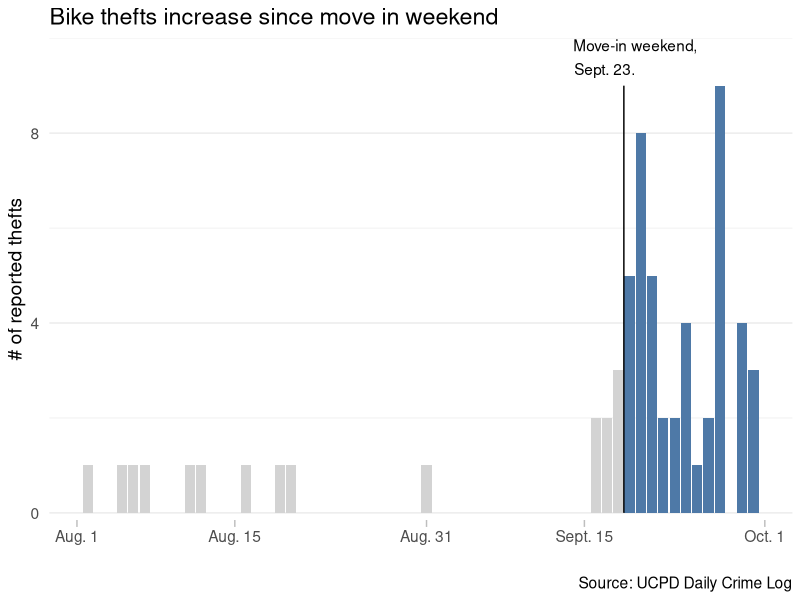
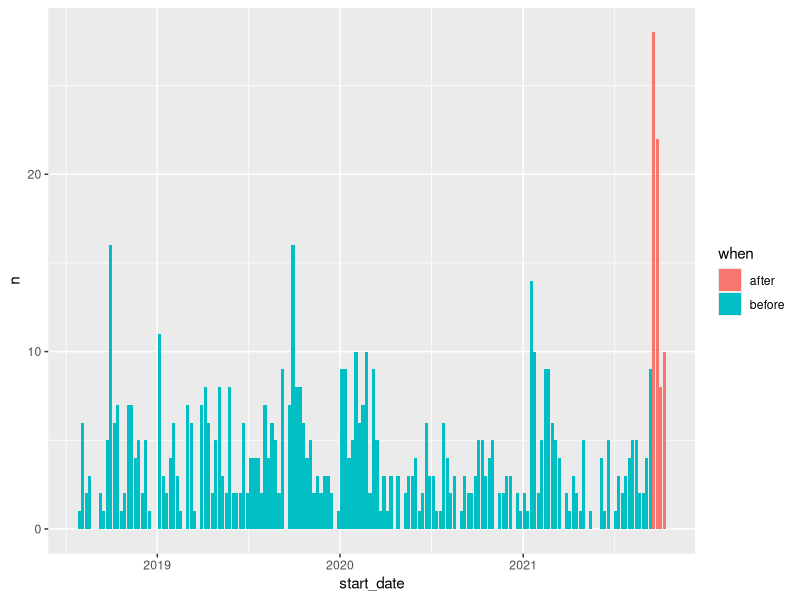
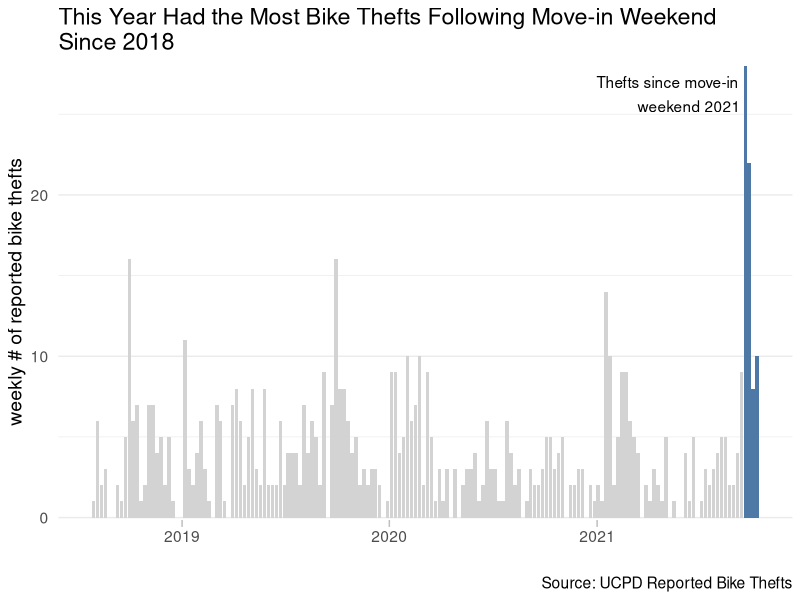
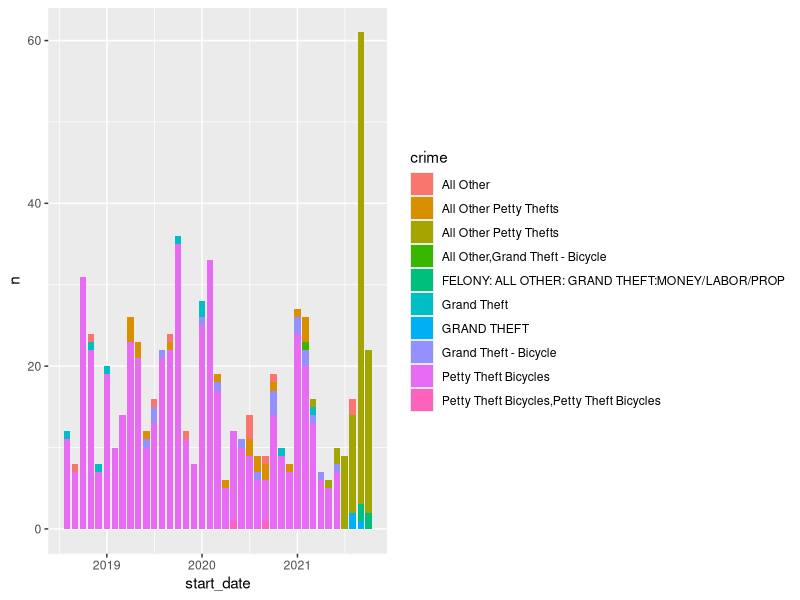

These figures' R source, in order: (Note: this script raises an error after producing the figures.)
## ---- chunk 1
setwd('C:/nexus/data-gh/bike thefts')
## ---- chunk 2
# install.packages(c("tidyverse", "lubridate"))

library(tidyverse)
library(lubridate)
data <- read.csv("bikes.csv")
## ---- chunk 3
bike.data <- data %>%
  mutate(
    incl_rack = str_match(General.Location, "BIKE RACKS?"),
    date = lubridate::parse_date_time(Date.Reported, "%m/%d/%Y")
  ) %>%
  drop_na() 


bike.data %>%
  filter(Nature..Classification. == "Larceny-Theft") %>%
  mutate(
    when = ifelse(date >= parse_date_time("9/19/2021", "%m/%d/%Y"), "before", "after")
  ) %>%
  group_by(date, when) %>%
  summarise(count = n()) %>%
  ungroup() %>%
  ggplot(aes(x = date, y = count)) +
    geom_bar(aes(fill=when), stat="identity") +
    labs(x = "", y = "# of reported thefts", title="Bike thefts increase since move in weekend",
         caption="Source: UCPD Daily Crime Log") +
    scale_y_continuous(breaks=c(0, 4, 8), expand=c(0, 0.15)) +
    scale_x_time(
      breaks=parse_date_time(c("2021-8-1", "2021-8-15", "2021-9-1", "2021-9-15", "2021-10-1"), "%Y-%m-%d"), 
      labels=c("Aug. 1", "Aug. 15", "Aug. 31", "Sept. 15", "Oct. 1")
    ) +
    scale_fill_manual(values=c(`after`="#d3d3d3", `before`="#4E79A7")) +
    theme_minimal() +
    theme(
      legend.position="none",
      text=element_text(size=14),
      panel.grid.minor.x = element_blank(),
      panel.grid.major.x = element_blank(),
      axis.ticks.x = element_line(color="gray"),
      axis.ticks.length = unit(5, "points"),
    ) +
    annotate(geom="text", x = parse_date_time("9/19/2021 12:00", "%m/%d/%Y %H:%M"), y = 9.85, label="Move-in weekend,", hjust=0.5) +
    annotate(geom="text", x = parse_date_time("9/19/2021 12:00", "%m/%d/%Y %H:%M"), y = 9.35, label="Sept. 23.", hjust=1) +
    annotate(geom="segment", x = parse_date_time("9/18/2021 12:00", "%m/%d/%Y %H:%M"), xend=parse_date_time("9/18/2021 12:00", "%m/%d/%Y %H:%M"), y = 0, yend = 9)
   # geom_smooth(se=F)
    NULL
    

parse_date_time(c("2021-8-1", "2021-8-15", "2021-9-1", "2021-9-15", "2021-10-1"), "%Y-%m-%d")
## ---- chunk 4
bike.data %>%
  filter(Nature..Classification. == "Larceny-Theft") %>%
  filter(date >= parse_date_time("9/19/2021", "%m/%d/%Y"))
## ---- chunk 5
location.data <- bike.data %>%
  filter(date >= parse_date_time("9/19/2021", "%m/%d/%Y")) %>%
  select(date, loc=General.Location, clas=Nature..Classification.) %>%
  mutate(
    loc = str_to_title(str_replace_all(loc, " BIKE RACKS", "")),
    clas = str_replace(clas, "-", "/")
  )

location.data

location.data %>%
  mutate(loc = ifelse(loc == "San Joaquin Apartments", "San Joaquin Villages", loc)) %>%
  write.csv("plot/dist/data/location_data.csv", row.names=F)

unique(location.data$loc)
## ---- chunk 6
library(tidyverse)
library(lubridate)

data <- read.csv("ucpd.csv") %>%
  mutate(
    date = lubridate::parse_date_time(Date.Reported, "%m/%d/%Y")
  ) %>%
  select(date, crime=Crimes, location=Location)
## ---- chunk 7
# Get start week date:
data <- data %>%
  mutate(
    start_date = lubridate::floor_date(date, unit="week")
  )
## ---- chunk 8

## ---- chunk 9
# Group data by the week:
grouped.week <- data %>%
  group_by(start_date) %>%
  summarise(n = n())

grouped.week %>%
  filter(month(start_date) %in% 8:10)

# make plot:
grouped.week %>%
  mutate(
    when = ifelse(start_date >= lubridate::parse_date_time("9/19/2021", "%m/%d/%Y"), "after", "before")
  ) %>%
  ggplot(aes(x = start_date, y = n, fill = when)) +
    geom_bar(stat="identity")
## ---- chunk 10
data %>%
  group_by(start_date) %>%
  summarise(
    n = n()
  ) %>%
  mutate(
    when = ifelse(start_date >= lubridate::parse_date_time("9/19/2021", "%m/%d/%Y"), "before", "after")
  ) %>%
  ggplot(aes(x = start_date, y = n)) +
    geom_bar(aes(fill=when), stat="identity") +
    labs(x = "", y = "weekly # of reported bike thefts", title="This Year Had the Most Bike Thefts Following Move-in Weekend\nSince 2018",
           caption="Source: UCPD Reported Bike Thefts") +
      scale_y_continuous(expand=c(0, 0.15)) +
    #  scale_x_time(
    #    breaks=lubridate::parse_date_time(c("2021-8-1", "2021-8-15", "2021-9-1", "2021-9-15", "2021-10-1"), "%Y-%m-%d"), 
    #    labels=c("Aug. 1", "Aug. 15", "Aug. 31", "Sept. 15", "Oct. 1")
    #  ) +
      scale_fill_manual(values=c(`after`="#d3d3d3", `before`="#4E79A7")) +
      theme_minimal() +
      theme(
        legend.position="none",
        text=element_text(size=14),
        panel.grid.minor.x = element_blank(),
        panel.grid.major.x = element_blank(),
        axis.ticks.x = element_line(color="gray"),
        axis.ticks.length = unit(5, "points"),
      ) +
      annotate(geom="text", x = lubridate::parse_date_time("9/19/2021 12:00", "%m/%d/%Y %H:%M"), y = 27, label="Thefts since move-in", hjust=1.05) +
      annotate(geom="text", x = lubridate::parse_date_time("9/19/2021 12:00", "%m/%d/%Y %H:%M"), y = 25.5, label="weekend 2021", hjust=1.05)
## ---- chunk 11
data %>%
  mutate(
    start_date = lubridate::floor_date(date, unit="month")
  ) %>%
  group_by(start_date, crime) %>%
  count() %>%
  ungroup() %>%
  ggplot(aes(x = start_date, y = n, fill=crime)) +
    geom_bar(stat="identity", position="stack")
## ---- chunk 12
data %>%
  filter(start_date >= lubridate::parse_date_time("9/19/2021", "%m/%d/%Y")) %>%
  select(date, location) %>%
  mutate(
    loc = str_replace(location, " B\\d{3}", ""),
    loc = str_replace(loc, " \\(\\w+\\)", ""),
    loc = str_replace(loc," ISLAND CLUSTERS", ""),
    loc = str_replace(loc," \\((NEW|OLD) MARRIED\\)", ""),
    loc = ifelse(loc == "ARTS", "Arts Building", loc),
    loc = str_replace(loc, "- .*", "")
  ) %>%
  mutate(loc = ifelse(loc == "CARRILLO DINING COMMONS MANZANITA", "Carrillo Dining Commons", loc)) %>%
  mutate(loc = ifelse(!is.na(str_match(loc, "MANZANITA")), "Manzanita", loc)) %>%
  mutate(loc = ifelse(!is.na(str_match(loc, "SAN JOAQUIN")), "San Joaquin", loc)) %>%
  mutate(loc = ifelse(!is.na(str_match(loc, "SAN CLEMENTE")), "San Clemente", loc)) %>%
  mutate(loc = ifelse(!is.na(str_match(loc, "SMV")), "SMV", loc)) %>%
  filter(loc != "EMBARCADERO DEL NORTE") %>%
  mutate(loc = str_to_title(loc)) %>%
  group_by(loc) %>%
  count() %>%
  ungroup() %>%
  arrange(desc(n)) %>%
  write.csv("map_since_9_19.csv", row.names=F)
## ---- chunk 13
locations <- read.csv("locations.csv")

locations %>%
  mutate(building = ifelse(building == "Carrillo Dining Commons Manzanita", "Carrillo Dining Commons", building)) %>%
  mutate(building = ifelse(!is.na(str_match(building, "Manzanita")), "Manzanita", building)) %>%
  mutate(building = ifelse(!is.na(str_match(building, "San Joaquin")), "San Joaquin", building)) %>%
  mutate(building = ifelse(!is.na(str_match(building, "San Clemente")), "San Clemente", building)) %>%
  mutate(building = ifelse(!is.na(str_match(building, "Smv")), "Sierra Madre Villages", building)) %>%
  group_by(building) %>%
  summarise_all(first) %>%
  write.csv("locations.csv", row.names=F)
